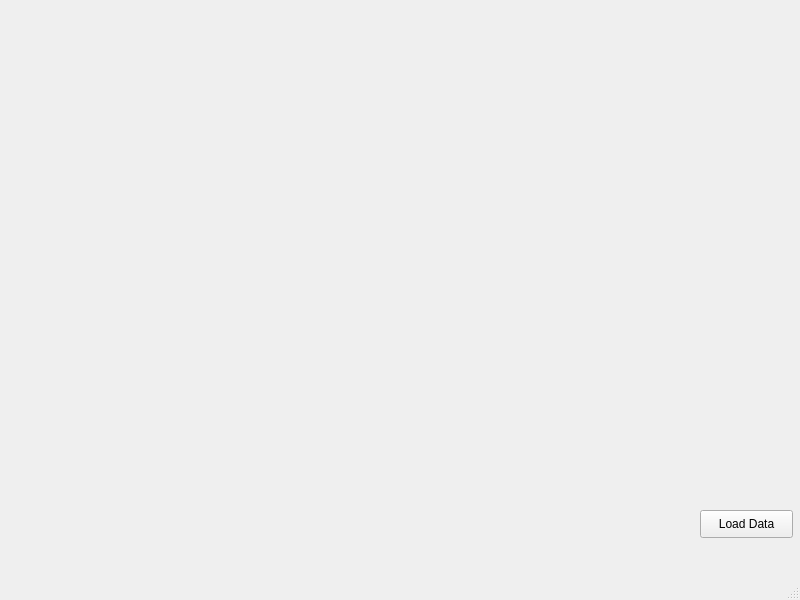
<?xml version="1.0" encoding="UTF-8"?>
<ui version="4.0">
 <class>MainWindow</class>
 <widget class="QMainWindow" name="MainWindow">
  <property name="geometry">
   <rect>
    <x>0</x>
    <y>0</y>
    <width>800</width>
    <height>600</height>
   </rect>
  </property>
  <property name="windowTitle">
   <string>MainWindow</string>
  </property>
  <widget class="QWidget" name="centralwidget">
   <widget class="PlotWidget" name="graphWidget" native="true">
    <property name="geometry">
     <rect>
      <x>9</x>
      <y>0</y>
      <width>781</width>
      <height>491</height>
     </rect>
    </property>
   </widget>
   <widget class="QPushButton" name="pushButton">
    <property name="geometry">
     <rect>
      <x>700</x>
      <y>510</y>
      <width>93</width>
      <height>28</height>
     </rect>
    </property>
    <property name="text">
     <string>Load Data</string>
    </property>
   </widget>
  </widget>
  <widget class="QMenuBar" name="menubar">
   <property name="geometry">
    <rect>
     <x>0</x>
     <y>0</y>
     <width>800</width>
     <height>26</height>
    </rect>
   </property>
  </widget>
  <widget class="QStatusBar" name="statusbar"/>
 </widget>
 <customwidgets>
  <customwidget>
   <class>PlotWidget</class>
   <extends>QWidget</extends>
   <header>pyqtgraph</header>
   <container>1</container>
  </customwidget>
 </customwidgets>
 <resources/>
 <connections/>
</ui>
